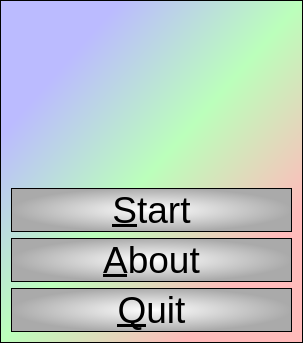
<?xml version="1.0" encoding="UTF-8"?>
<ui version="4.0">
 <class>QtMutualismBreakdownerMenuDialog</class>
 <widget class="QDialog" name="QtMutualismBreakdownerMenuDialog">
  <property name="geometry">
   <rect>
    <x>0</x>
    <y>0</y>
    <width>303</width>
    <height>343</height>
   </rect>
  </property>
  <property name="font">
   <font>
    <pointsize>28</pointsize>
   </font>
  </property>
  <property name="windowTitle">
   <string>MutualismBreakdowner</string>
  </property>
  <property name="styleSheet">
   <string notr="true">QDialog {
 background-color: qlineargradient(x1: 0, y1: 0, x2: 1, y2: 1, stop: 0  #bbf, stop: 0.2  #bbf, stop: 0.5 #bfb, stop: 0.8 #fbb, stop: 1 #fbb);
  border: 1px solid black
}

QSpinBox,QDoubleSpinBox,QComboBox { 
  background-color: qlineargradient(x1: 0, y1: 0, x2: 1, y2: 1, stop: 0  #bbb, stop: 1 #fff);
  border: 1px solid black
}

QPushButton
{
  font: 24px bold &quot;Courier&quot; courier monospace;
  color: #000;
  background-color: qradialgradient(cx: 0.5, cy: 0.5,fx: 0.5, fy: 0.5,radius: 0.5, stop: 0 #fff, stop: 1 #aaa);
  border: 1px solid black
}</string>
  </property>
  <layout class="QGridLayout" name="gridLayout">
   <item row="1" column="0" colspan="2">
    <widget class="QPushButton" name="button_start_time_plot">
     <property name="text">
      <string>&amp;Start</string>
     </property>
     <property name="flat">
      <bool>true</bool>
     </property>
    </widget>
   </item>
   <item row="5" column="0" colspan="2">
    <widget class="QPushButton" name="button_quit">
     <property name="text">
      <string>&amp;Quit</string>
     </property>
     <property name="flat">
      <bool>true</bool>
     </property>
    </widget>
   </item>
   <item row="4" column="0" colspan="2">
    <widget class="QPushButton" name="button_about">
     <property name="text">
      <string>&amp;About</string>
     </property>
     <property name="flat">
      <bool>true</bool>
     </property>
    </widget>
   </item>
   <item row="0" column="0" colspan="2">
    <widget class="QLabel" name="image_equilibrium">
     <property name="text">
      <string/>
     </property>
     <property name="pixmap">
      <pixmap resource="ToolMutualismBreakdowner.qrc">:/images/EquilibriumSmall.jpg</pixmap>
     </property>
     <property name="alignment">
      <set>Qt::AlignCenter</set>
     </property>
    </widget>
   </item>
  </layout>
 </widget>
 <layoutdefault spacing="6" margin="11"/>
 <resources>
  <include location="ToolMutualismBreakdowner.qrc"/>
 </resources>
 <connections/>
</ui>
